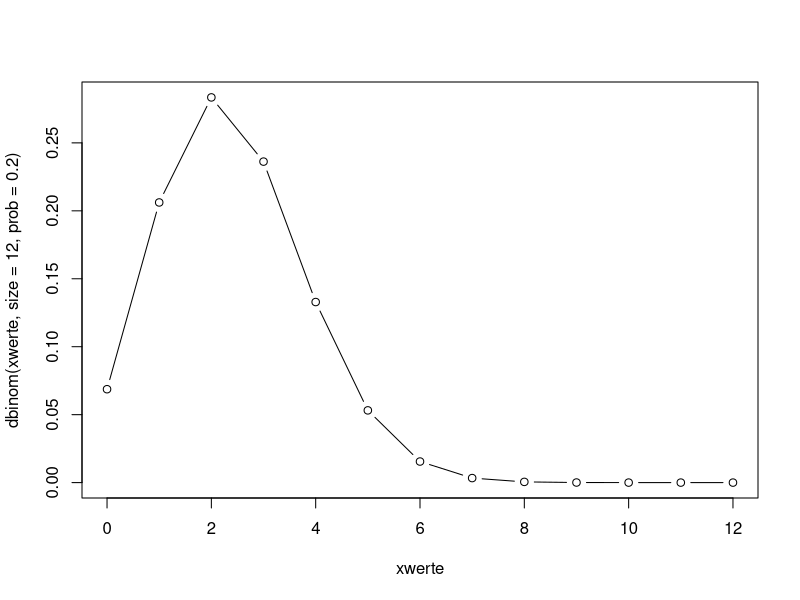
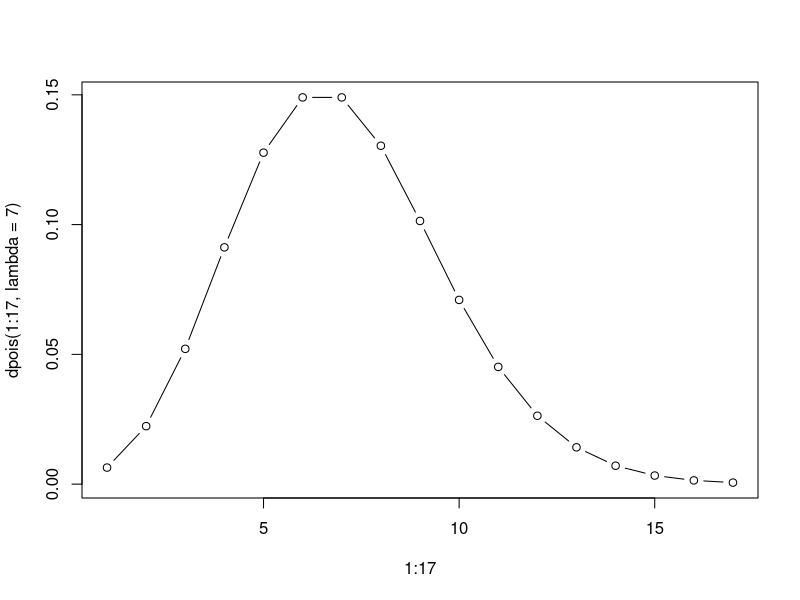

Source code (R) for these figures, in order:
# apropos("frame")

# Wahrscheinlichkeitsrechnung

# Fakultaet
factorial(5)

# Kombinationen (ohne Zuruecklegen, ohne Beachtung Reihenfolge)
choose(42, 6)
combn(4, 2)

# Permutation (ohne Zuruecklegen, mit Beachtung Reihenfolge)
choose(4, 2) * factorial(2)

perm <- function(n, k){
  factorial(n) / (factorial(n-k))
}

perm(4,2)

# oder ueber das Package 'combinat'
install.packages("combinat")
require(combinat)
permn(3)
combn(3,2)

# etwas Formatierungen
format(1234567.891011, digits=15, decimal.mark=",",
       big.mark="'", small.mark=" ", small.interval=3)


# Aufgabe:
# Eine Multiple-Choise-Prüfungen besteht aus 12 Fragen. Jede
# Fragen gibt 5 verschiedenen Antworten, von denen aber nur jeweils
# eine Antwort richtig ist. Ein Student löst die Aufgaben nach dem
# Zufallsprinzip. Bestimmen Sie die Wahrscheinlichkeit dafür, dass der
# Student maximal vier korrekte Antworten gibt.

# ?pbinom
# d=density (Hoehe Saeule), p=kumuliert (von 0 bis Zahl), q=(Quantil, Umkehrung, resp. Invers), 
# r=(random, Zufallszahlen nach dieser Methode)

# Genau 4 Fragen richtig
dbinom(4, size = 12, prob = 0.2)


# Maximal 4 Fragen richtig
dbinom(4, size = 12, prob = 0.2) +
  + dbinom(3, size = 12, prob = 0.2)+
  + dbinom(2, size = 12, prob = 0.2)+
  + dbinom(1, size = 12, prob = 0.2)+
  + dbinom(0, size = 12, prob = 0.2)

# oder eben
pbinom(4, size = 12, prob = .2)

# Wie gross ist die Wahrscheinlichkeit 6 und mehr richtig zu haben
# resp. die Prüfung zu bestehen?
1- pbinom(5, size = 12, prob = .2)
# (entspricht dem rechten Teil des Säulendiagramms)

# oder mit lower Tail
pbinom(5, size = 12, .2, lower.tail = FALSE)

# Wahrscheinlichkeitsverteilung plotten
xwerte <- 0:12
plot(xwerte, dbinom(xwerte, size = 12, prob = .2), type = "b")

# Poissionverteilung
# Bei sehr kleinen Wahrscheinlichkeiten die über einen 
# Zeitraum betrachet werden wir das Poission-Modell verwendet

# Aufgabe:
# Eine Brücke wird durchschnittlich von sieben Autos pro
# Minute passiert. Wie gross ist die Wahrscheinlichkeit, dass sich in
# einer Minute mehr als 17 Autos auf der Brücke befinden?

ppois(16, lambda = 7, lower.tail = FALSE)
plot(1:17, dpois(1:17, lambda = 7), type = "b")
